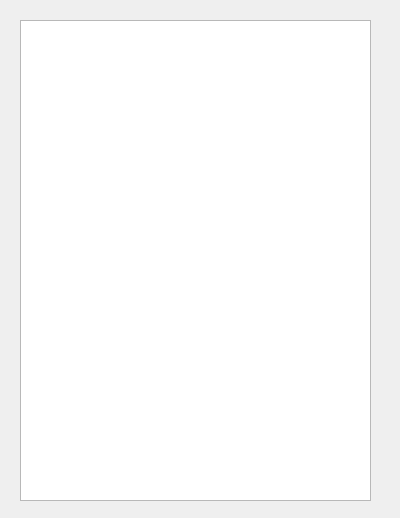
<?xml version="1.0" encoding="UTF-8"?>
<ui version="4.0">
 <class>ReceiptDescription</class>
 <widget class="QWidget" name="ReceiptDescription">
  <property name="geometry">
   <rect>
    <x>0</x>
    <y>0</y>
    <width>400</width>
    <height>518</height>
   </rect>
  </property>
  <property name="windowTitle">
   <string>Form</string>
  </property>
  <widget class="QTextEdit" name="description">
   <property name="geometry">
    <rect>
     <x>20</x>
     <y>20</y>
     <width>351</width>
     <height>481</height>
    </rect>
   </property>
   <property name="readOnly">
    <bool>true</bool>
   </property>
  </widget>
 </widget>
 <resources/>
 <connections/>
</ui>
